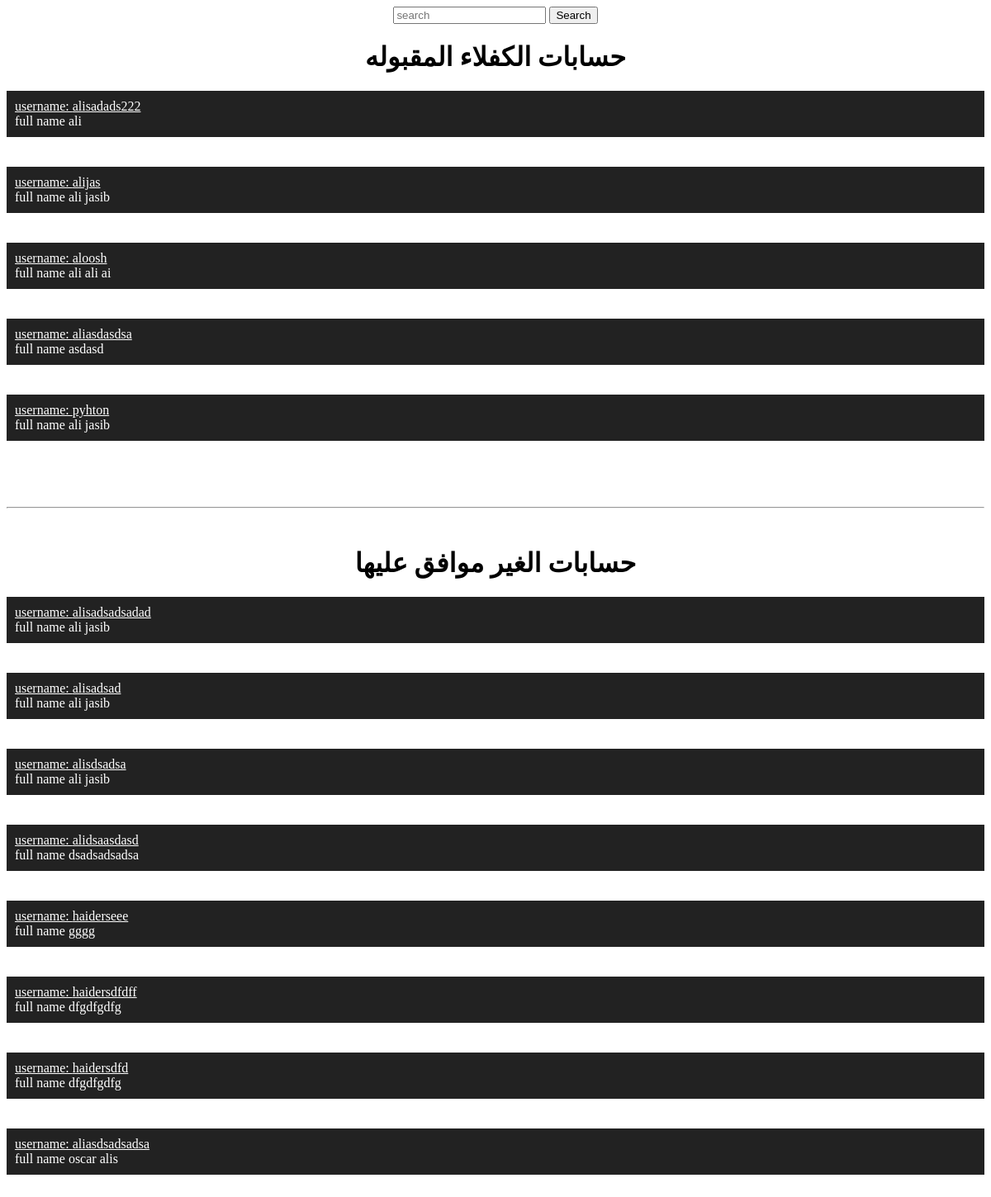
The page /account/sponsor/ (signed in) on the database as committed earlier.
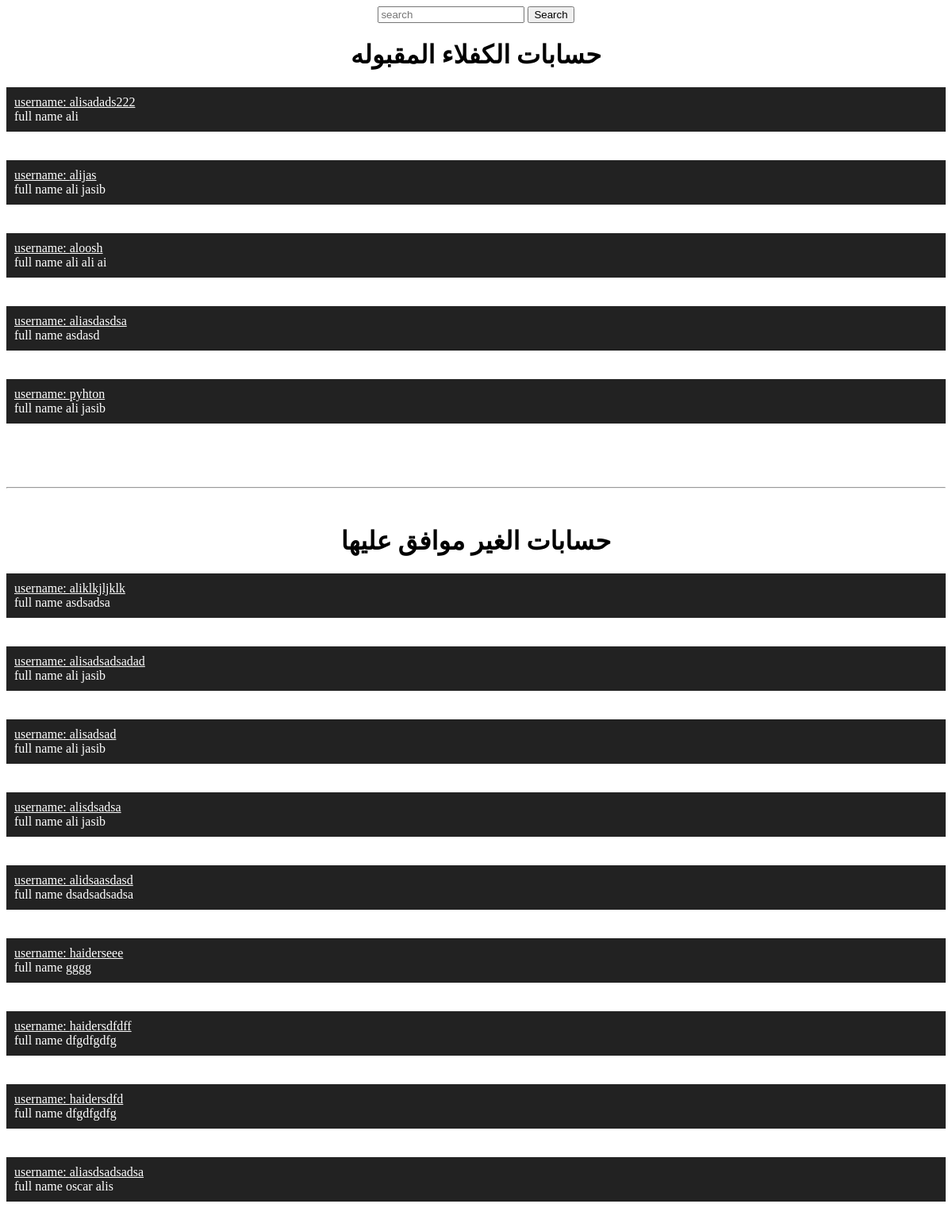
The same page on the database as committed later.
### accounts/models.py (models this page shows, shortened)
class Sponsor(models.Model):
    username = models.CharField(max_length=100, blank=True)
    full_name = models.CharField(max_length=100, blank=False)
    age = models.IntegerField(blank=True)
    birth_date = models.DateField(null=True)
    phone_number = PhoneNumberField(blank=False, default='', help_text="use +9647700000000")
    city = models.CharField(max_length=50, blank=True, choices=PROVINCE_LIST)
    img = models.FileField(upload_to='docs/', blank=False)
    work = models.CharField(max_length=100, blank=False)
    work_locations = models.CharField(max_length=100, blank=True)
    salary = models.IntegerField(blank=False)
    approved = models.BooleanField(default=False)
    up_date = models.DateField(auto_now_add=True)
    type_user = models.CharField(max_length=50, default='sponsor')
    disabled = models.CharField(max_length=50, default=False)
    password = models.CharField(blank=False, default='', max_length=20)

### accounts/views.py (the view)
# urls.py: path('sponsor/', views.sponsors, name='sponsors'),
def sponsors(request):
    if auth(request) == 1: # admin
        sponsor_app = Sponsor.objects.filter(approved=True)[::-1]
        sponsor_not_app = Sponsor.objects.filter(approved=False)[::-1]
        if request.method == 'POST' and request.POST['search']:
            sponsor_app = sponsor_app.filter(username__icontains=request.POST['search'])
            sponsor_not_app = sponsor_not_app.filter(username__icontains=request.POST['search'])
        return render(request, 'sponsors.html', {'formsponsorA': sponsor_app, 'formsponsorN': sponsor_not_app})
    else:
        return redirect('home')

### accounts/views.py (called while the page is built, shortened)
def auth(request):
    sponsor_approved = Sponsor.objects.filter(username=request.user)
    student_approved = Students.objects.filter(username=request.user)
    x = 0
    if request.user.is_authenticated and not sponsor_approved and not student_approved:
        x = 1  # admin
    else:
        x = 4  # user
    return x

### accounts/templates/sponsors.html (shortened to what this page needs)
<!DOCTYPE html>
<html lang="en">
<head>
</head>
<body>
    <center>
        <form method="POST">{% csrf_token %}
            <input type="text" placeholder="search" name="search" value="{{request.POST.search}}">
            <button type="submit">Search</button>
        </form>
    </center>
<center>
    <h1>
    حسابات الكفلاء المقبوله
    </h1>
</center>
    {% for i in formsponsorA %}
    <div style="background: #222;color: white;padding: 10px;">
        <span><a href="{% url 'sponsor_info' i.id %}" style="color:white">username: {{i.username}} </a></span><br> <span>full name {{i.full_name}}</span>
        <br>
    </div>
    <br><br>
    {% endfor %}
    <br><br>
    <hr>
    <br>
    <center>
        <h1>
        حسابات الغير موافق عليها
        </h1>
    </center>
    {% for i in formsponsorN %}
    <div style="background: #222;color: white;padding: 10px;">
        <span><a href="{% url 'sponsor_info' i.id %}" style="color:white">username: {{i.username}} </a></span><br> <span>full name {{i.full_name}}</span>
    </div>
    <br><br>
    {% endfor %}
</body>
</html>

Rows that differ between the two databases and show on the page:
added Sponsor: username "aliklkjljklk", full_name "asdsadsa", shown under "حسابات الغير موافق عليها"
